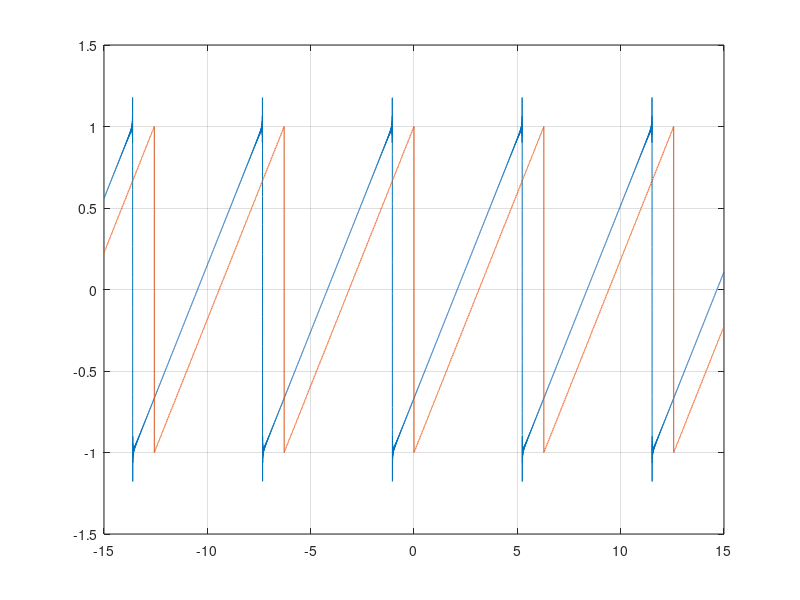
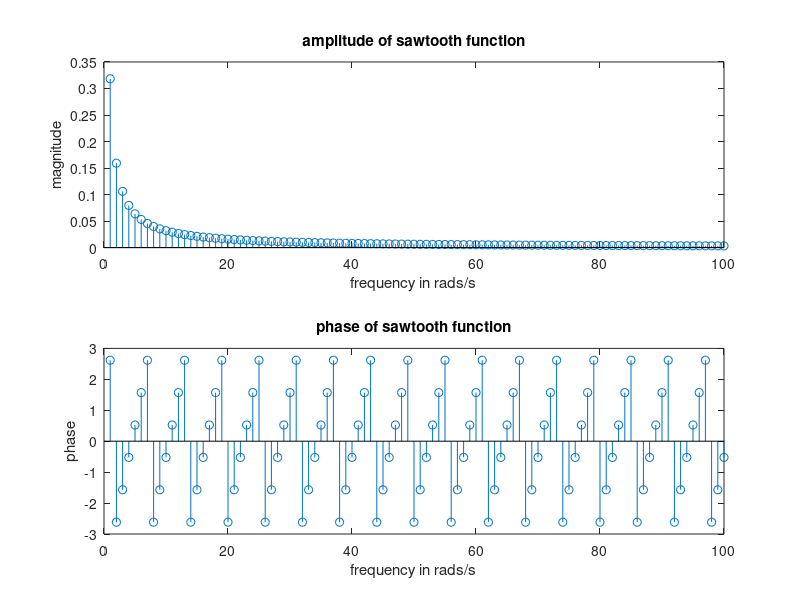

Write MATLAB code to recreate these figures, in order.
t = linspace(-15,15,1e5);

x = 0*t;
y = sawtooth(t);

T = 2*pi;
w1 = 2*pi/T;

for n = 1:1000
   w = n*w1;
   An = (1/(pi*n))*exp(j*(.5+n/3)*pi);
   x = x + 2*abs(An) * cos(w*t + angle(An));
end

plot(t,x,t,y);
grid('on');

%%

n = 1:100;
 An = (1./(pi*n)).*exp(j*(.5+n/3)*pi);
 figure(2);clf;
 subplot(2,1,1); % two rows, one column
 stem(w1*n,abs(An));
 title('amplitude of sawtooth function');
 xlabel('frequency in rads/s');
 ylabel('magnitude');
 
 subplot(2,1,2);
 stem(w1*n,angle(An));
 title('phase of sawtooth function');
 xlabel('frequency in rads/s');
 ylabel('phase');